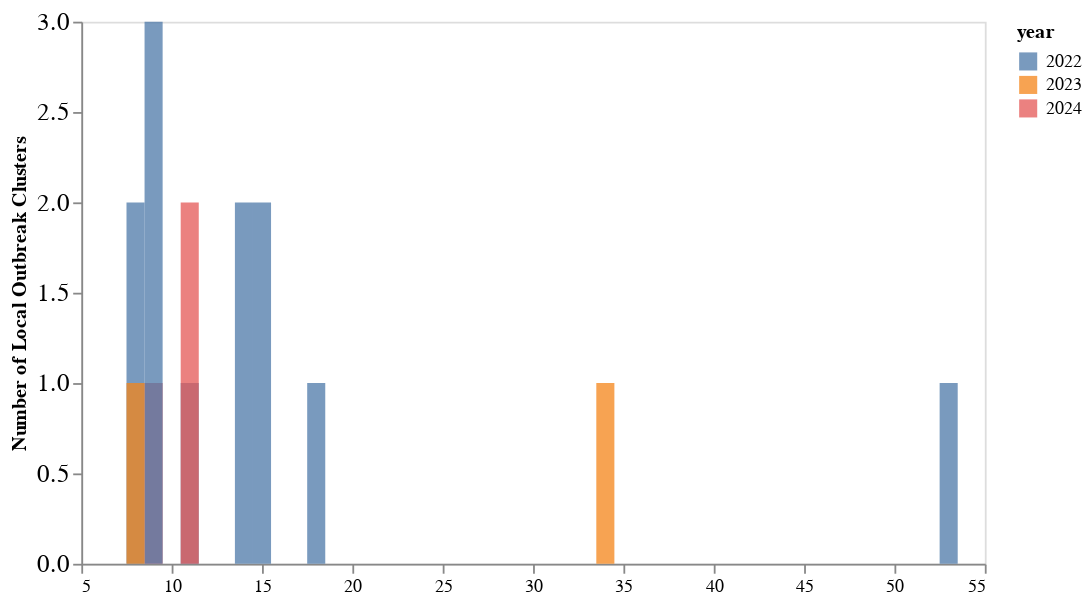

Write notebook code for a chart like this one.
### Code cell
clust_over_time =  alt.Chart(date_clus).mark_bar(opacity = 0.75, interpolate='monotone', size =10).encode(
    alt.X('size_of_cluster', axis = alt.Axis(grid= False,  title = "")),
    alt.Y('count():Q', axis=alt.Axis(title="Number of Local Outbreak Clusters", grid=False, labelFontSize = 14), stack = None),
    alt.Color("year")
).transform_filter(datum.size_of_cluster > 7
).properties(
    width=500,
    height=300
)
clust_over_time

### Figure 1 — Vega-Lite specification as saved in the notebook (floating-point values rounded to 4 significant figures; data arrays with more than 128 entries replaced by an {"elided": "..."} marker saying what was removed)
{"config": {"view": {"continuousWidth": 400, "continuousHeight": 300}}, "data": {"name": "data-a59ae3c898f9da6608266780db18e922"}, "mark": {"type": "bar", "interpolate": "monotone", "opacity": 0.75, "size": 10}, "encoding": {"color": {"field": "year", "type": "nominal"}, "x": {"axis": {"grid": false, "title": ""}, "field": "size_of_cluster", "type": "quantitative"}, "y": {"aggregate": "count", "axis": {"grid": false, "labelFontSize": 14, "title": "Number of Local Outbreak Clusters"}, "stack": null, "type": "quantitative"}}, "height": 300, "transform": [{"filter": "(datum.size_of_cluster > 7)"}], "width": 500, "$schema": "https://vega.github.io/schema/vega-lite/v4.17.0.json", "datasets": {"data-a59ae3c898f9da6608266780db18e922": {"elided": "273 records"}}}
